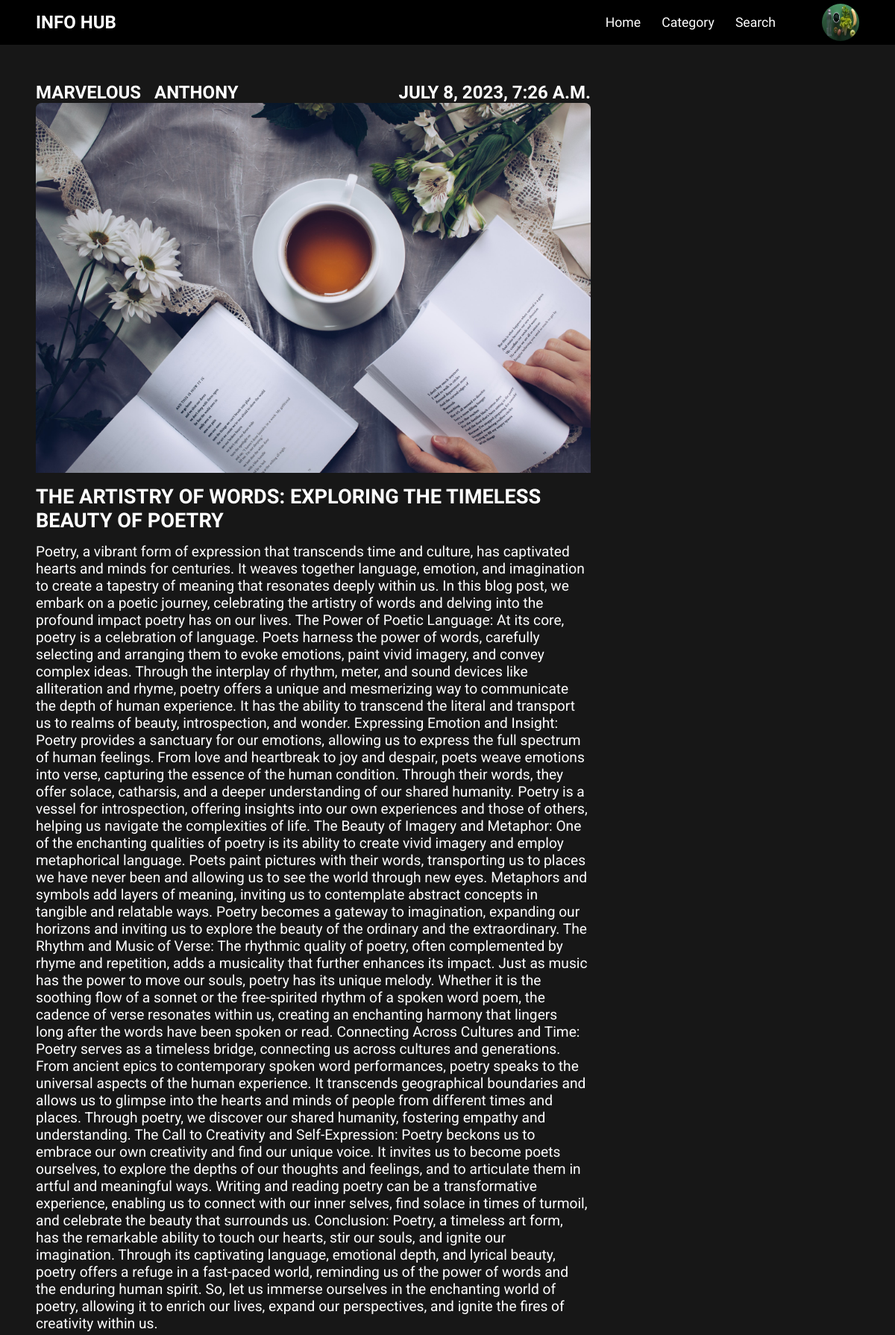
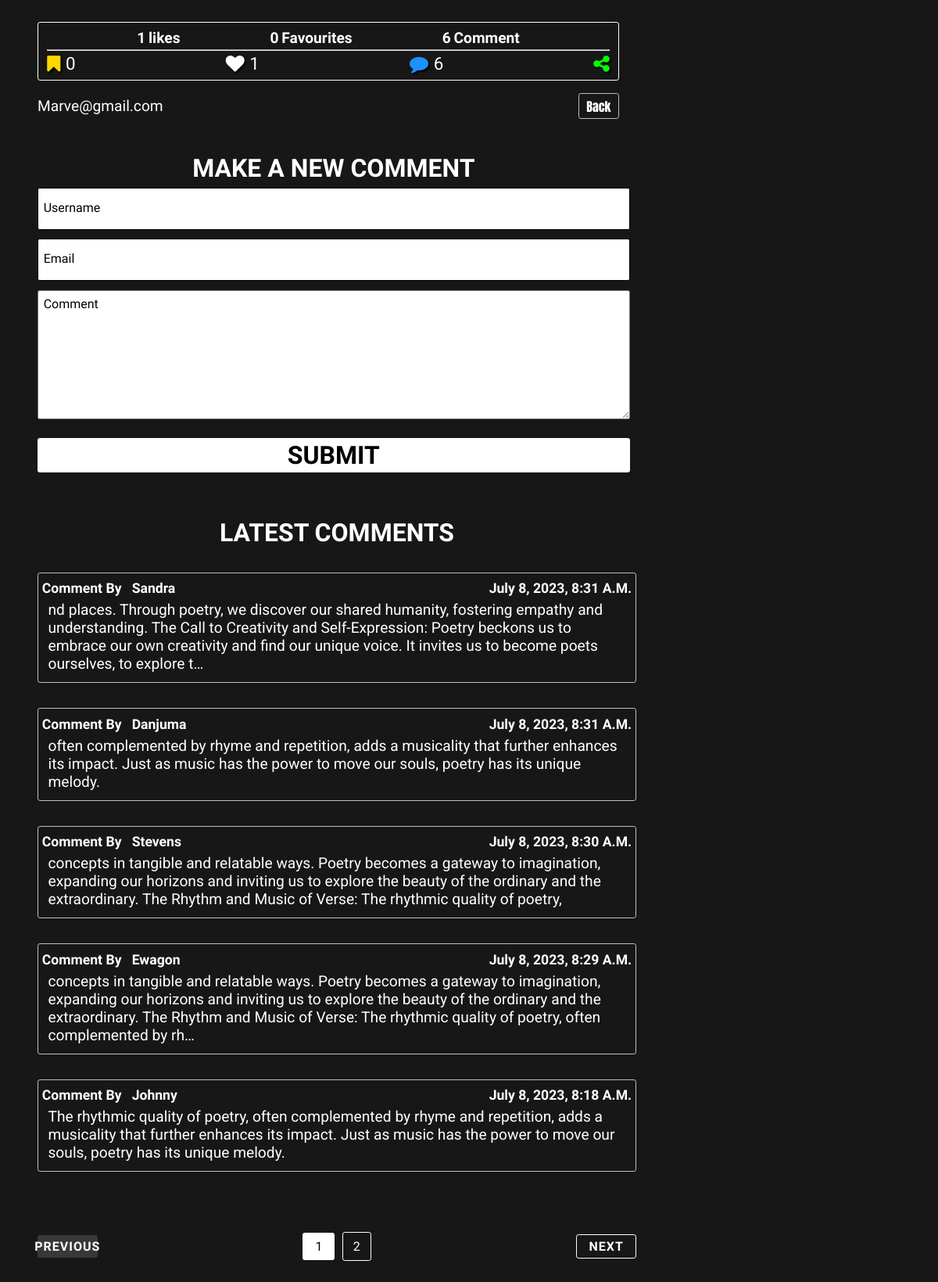
Screenshot of /The_Artistry_of_Words_Exploring_the_Timeless_Beauty_of_Poetry/ (signed in) with the database file from the repository (2 pictures, top to bottom).
### Users/models.py (models this page shows, shortened)
class Profile(models.Model):
    user = models.OneToOneField(User, on_delete=models.CASCADE)
    image = models.ImageField(default='Profile.png', upload_to='User_Profile_Picture')
    file_name = models.CharField(max_length=50, blank=True)
    age = models.CharField(max_length=3, default=18)

### blogApp/models.py (models this page shows, shortened)
class Post(models.Model):
    class NewManager(models.Manager):
        def get_queryset(self):
            return super().get_queryset() .filter(Status='published')
    options = (
        ('draft', 'Draft'),
        ('published', 'Published'),
    )
    Title = models.CharField(max_length=250)
    First_Name = models.CharField(max_length=15)
    Last_Name = models.CharField(max_length=15)
    Email = models.EmailField(max_length=30)
    slug = models.SlugField(max_length=250, unique_for_date='Publish', default='default')
    Publish = models.DateTimeField(default=timezone.now )
    Author = models.ForeignKey (User, on_delete=models.CASCADE, related_name='blog_posts')
    Content = models.TextField()
    Category = models.ForeignKey(Category, on_delete=models.PROTECT, default=1)
    Category_Tag = models.CharField(max_length=20, default='Default')
    Image = models.ImageField(upload_to=User_Directory_Path)
    Status = models.CharField(max_length=10, choices=options, default='draft')
    Objects = models.Manager() #default Manager
    Newmanager = NewManager() #custom manager
    likes_count = models.IntegerField(default='0')
    likes = models.ManyToManyField(User, related_name='like', default=None, blank=True)
    liked = models.BooleanField(default=False)
    class Meta:
        ordering = ('-Publish',)[:8]

class Comment(models.Model):
    Post = models.ForeignKey(Post, on_delete=models.CASCADE,related_name='Comment' )
    Name = models.CharField(max_length=20)
    Email = models.EmailField(max_length=25)
    Comment = models.TextField(max_length=270)
    Publish = models.DateTimeField(default=timezone.now)
    Status = models.BooleanField(default=True)
    class Meta:
        ordering = ('-Publish',)

### blogApp/views.py (the view)
# urls.py: path('<slug:S_post>/', views.Single_Post, name='Single_Post'),
@login_required
def Single_Post(request, S_post):
    S_post =  get_object_or_404(Post, slug=S_post, Status='published')
    Comment = S_post.Comment.filter(Status=True)
    comments_per_page = 5
    paginator = Paginator(Comment, comments_per_page)
    page_number = request.GET.get('page')
    page = paginator.get_page(page_number)
    user_comment = None
    O_post = Post.Newmanager.annotate(num_comments=Count('Comment')).filter(Status='published').exclude(id=S_post.id)[:5]
    if request.method == 'POST':
        comment_form = NewCommentForm(request.POST)
        if comment_form.is_valid():
            user_comment = comment_form.save(commit=False)
            user_comment.Post = S_post
            user_comment.save()
            Comment_Section = render_to_string('blogApp/Single_Post.html',  {'page': page}, request=request)
            return JsonResponse({'Comment_Section': Comment_Section})
    else:
        comment_form = NewCommentForm()
    return render(request, 'blogApp/Single_Post.html', {'S_post': S_post,'user_comment' : user_comment,
                'Comment' : Comment, 'comment_form': comment_form,'O_post' : O_post, 'page':page })

### blogApp/forms.py
class NewCommentForm(forms.ModelForm):
    Name = forms.CharField(widget=forms.TextInput(attrs={'class':'input'
                                                         , 'placeholder':'Username'}))
    Email = forms.EmailField(widget=forms.EmailInput(attrs={'class':'input',
                                                             'placeholder':'Email'}))
    Comment = forms.CharField(widget=forms.Textarea(attrs={'rows':10, 'cols':200 ,
                                                            'class':'textarea',
                                                              'placeholder':'Comment'}))
    class Meta:
        model = Comment
        fields = ['Name', 'Email', 'Comment']

### blogApp/context_processor.py (called while the page is built)
def Category_List_Options(request):
    Category_List_Options = Category.objects.exclude(name='Default')
    return {'Category_List_Options' : Category_List_Options}

### blogApp/templates/blogApp/Single_Post.html (shortened to what this page needs)
    {% extends "blogApp/Base.html" %}
        {% load static %}
        {% block templates %}
   <div class="Full_Post_Wrapper">
        <div class="Main_Post_Wrapper">
            <div class="Main_Post_Details">
                <div class="Main_Post_Details_Header">
                    <h1>{{S_post.First_Name}} &nbsp; {{S_post.Last_Name}}</h1>
                    <h1>{{S_post.Publish}}</h1>
                </div>
                <img  class="Main_Post_Details_Image" src="{{S_post.Image.url}}" alt="{{S_post.Category_Tag}}">
                <div class="Main_Post_Details_Content">
                    <h1>{{S_post.Title}}</h1>
                    <p>{{S_post.Content}}</p>
                </div>
                <div class="Main_Post_Details_Meta_Info">
                    <div class="Reaction_Info">
                        <div class="Item_Info">
                            <span id="likes_check">{{S_post.likes_count}}</span>
                            <p>likes</p>
                        </div>
                        <div class="Item_Info">
                            <span>0</span>
                            <p>Favourites</p>
                        </div>
                        <div class="Item_Info">
                            {% with Comment.count as total_comments %}
                            <span>{{total_comments}}</span>
                            {% endwith %}
                            <p>Comment</p>
                        </div>
                    </div>
                    <hr>
                    <div class="Reactions">
                        <div class="item Favourites">
                            <i  class="fa fa-bookmark"></i>
                            <p>0</p>
                        </div>
                        <div class="item Likes">
                            {% if post.liked %}
                            <i id="likes_button" data-postid="{{S_post.id}}" class="fa fa-heart liked "></i>
                            {% else %}
                            <i id="likes_button" data-postid="{{S_post.id}}" class="fa fa-heart "></i>
                            {% endif %}
                            <p id="likes_count">{{S_post.likes_count}}</p>
                        </div>
                        <div class="item Comment">
                            <i  class="fa fa-comment"></i>
                            {% with Comment.count as total_comments %}
                                <p>{{total_comments}}</p>
                            {% endwith %}
                        </div>
                        <div class="item Share">
                            <i  class="fa fa-share-alt" onclick="copyToClipboard()"></i>
                        </div>
                    </div>
                </div>
                <div class="Main_Post_Details_Footer">
                    <p>{{S_post.Email}}</p>
                    <a href="{% url 'blogApp:Home_Page' %}">Back</a>
                </div>
            </div>
        </div>
        <div class="Make_Comment">
            <h1>Make a new comment</h1>
            <form  id="Comment_Form">
                {{comment_form.Name}}
                {{comment_form.Email}}
                {{comment_form.Comment}}
                <button class="btn" type="submit">submit</button>
            </form>
        </div>
        <div class="Comment_Posted">
            <h1>Latest Comments</h1>
            {% for UserComment in page %}
                    <div class="Comment_Wrapper">
                        <div class="Comment_Posted_Info">
                            <h3> comment by  &nbsp; {{UserComment.Name}}</h3>
                            <h3>{{UserComment.Publish}}</h3>
                    </div>
                    <p>{{UserComment.Comment|truncatechars:270}}</p>
                    </div>
            {% endfor %}
        </div>
        <div class="pagination">
            <div class="Page_Left Ltn">
                {% if page.has_previous %}
                    <div  class="Page_Btn">
                    <a href="?page={{ page.previous_page_number }}">Previous</a>
                    </div>
                {% else %}
                    <div class="Page_Btn Disabled">
                        Previous
                    </div>
                {% endif %}
            </div>
            <div class="Page_Center">
                {% for num in page.paginator.page_range %}
                    {% if page.number == num %}
                        <div class="Current_Page">
                            {{ num }}
                        </div>
                    {% else %}
                        <div class="Page_Num">
                        {{ num }}
                        </div>
                    {% endif %}
                {% endfor %}
            </div>
            <div class="Page_Right Ltn">
            {% if page.has_next %}
                <div class="Page_Btn">
                <a href="?page={{ page.next_page_number }}">Next</a>
                </div>
            {% else %}
            <div class="Page_Btn Disabled">
                Next
            </div>
            {% endif %}
            </div>
        </div>
   </div>
    {% endblock %}

### blogApp/templates/blogApp/Base.html (shortened to what this page needs)
{% load static %}
<!DOCTYPE html>
<html lang="en">
<head>
    <link rel="stylesheet" href="{% static 'css/Main.css' %}">
    <link rel="stylesheet" href="https://cdnjs.cloudflare.com/ajax/libs/font-awesome/4.7.0/css/font-awesome.min.css">
</head>
<body class="RemoveNav">
        <div class="wrapper">
            <nav>
                <h2>Info Hub</h2>
                    <ul>
                        <li><a href="{% url 'blogApp:Home_Page' %}">Home</a></li>
                        <li><a href="#" class="OpenCategoryList">Category</a></li>
                        <li><a href="#">Search</a></li>
                    </ul>
                    <img src="{{user.profile.image.url}}" alt="Default-Image"  class="MoreLink" >
            </nav>
            {% block templates %}
            {% endblock %}
        </div>
</body>
</html>

### blogApp/static/css/Main.css (style rules this page uses)
:root { --FS-Paragraph-xm: .5rem; --FS-Paragraph-md: .6rem; --FS-Paragraph-md2: .7rem; --FS-Paragraph-bg: .8rem; --FS-Paragraph-bg2: .9rem; --FS-Heading-xm: .5rem; --FS-Heading-md: .6rem; --FS-Heading-bg: .7rem; --FS-Heading-md2: .8rem; --FS-Heading-bg2: .9rem; --FS-Paragraph: 1rem; --FS-Paragraph2: 1.1rem; --FS-Paragraph3: 1.2rem; --FS-Paragraph4: 1.3rem; --FS-Heading1:clamp(.4rem, 1rem, 1.5rem); --FS-Small-Heading:1.1rem; --FS-Small-Heading2:1.2rem; --FS-Small-Heading3:1.3rem; --FS-Small-Heading4:1.4rem; --FS-Heading2: 1.5rem; --FS-Heading3: 1.7rem; --FS-Heading4: 2rem; }
* { padding: 0; margin: 0; box-sizing: border-box; }
body { background-color: #0b0b0bf2; }
a { text-decoration: none; color: #fff; cursor: pointer; }
nav { display: flex; justify-content: space-between; align-items: center; background-color: #000; color: #fff; padding: .3em 3em; position: fixed; top: 0; right: 0; left: 0; z-index: 1000 }
nav h2 { width: 100%; font-size: 1.5rem; font-weight: 900; font-family: 'Oswald', sans-serif; text-transform: uppercase; }
nav ul { width: 100%; list-style: none; display: flex; justify-content: flex-end; padding: 0 3em; }
nav ul li:nth-child(3) { display: flex; align-items: center; }
nav ul li { position: relative; padding: 0 .8em; font-family: 'Oswald', sans-serif; font-size: 1.1rem; text-transform: capitalize; transition: transform 0.3s; }
nav img { width: 50px; height: 50px; border-radius: 50%; cursor: pointer; }
.Card-Footer p, h3 { font-size:var(--FS-Heading1); font-family: 'Oswald', sans-serif; text-transform: capitalize; }
::placeholder { color: #000; font-family: 'Teko', sans-serif; font-size:var(--FS-Paragraph); }
.pagination { padding: .4em 1em; margin: 1em 2em; width: 95%; display: flex; justify-content: space-between; align-items: center; }
.Ltn { width: 10%; }
.Page_Btn { width: 100%; border: 1px solid #fff; padding: .3em .6em; border-radius: .2em; display: flex; justify-content: center; letter-spacing: 1px; transition: .5s ease-in-out; cursor: pointer; }
.Page_Btn a { color: #fff; font-family: 'Oswald', sans-serif; font-size: 1rem; font-weight: 900; text-transform: uppercase; transition: .5s ease-in-out; cursor: pointer; }
.Disabled { background-color: #c0c0c031; color: #fff; border: none; cursor: not-allowed; border-radius: .2em; padding: .3em .6em; font-family: 'Oswald', sans-serif; letter-spacing: 1px; font-size: 1rem; font-weight: 900; text-align: center; text-transform: uppercase; }
.Page_Center { display: flex; align-items: center; justify-content: center; }
.Current_Page { background-color: #fff; color: #000; border-radius: .2em; padding: .5em 1em; margin: 0 .3em; font-family: 'Oswald', sans-serif; }
.Page_Num { color: #fff; border: 1px solid #fff; border-radius: .2em; padding: .5em .8em; margin: 0 .3em; font-family: 'Oswald', sans-serif; text-align: center; text-transform: uppercase; }

### rows the page displays
Post: First_Name "MARVELOUS", Last_Name "ANTHONY", Publish "JULY 8, 2023, 7:26 A.M.", Image (picture), Title "THE ARTISTRY OF WORDS: EXPLORING THE TIMELESS BEAUTY OF POETRY", Content "Poetry, a vibrant form of expression that transcends time and culture, has captivated hearts and minds for centuries. It weaves together language, emotion, and imagination to create a tapestry of meaning that resonates deeply within us. In this blog post, we embark on a poetic journey, celebrating the artistry of words and delving into the profound impact poetry has on our lives. The Power of Poetic Language: At its core, poetry is a celebration of language. Poets harness the power of words, carefully selecting and arranging them to evoke emotions, paint vivid imagery, and convey complex ideas. Through the interplay of rhythm, meter, and sound devices like alliteration and rhyme, poetry…", likes_count "1", Email "Marve@gmail.com"
Comment: Name "Sandra", Publish "July 8, 2023, 8:31 A.m.", Comment "nd places. Through poetry, we discover our shared humanity, fostering empathy and understanding. The Call to Creativity and Self-Expression: Poetry beckons us to embrace our own creativity and find our unique voice. It invites us to become poets ourselves, to explore t…"
Comment: Name "Danjuma", Publish "July 8, 2023, 8:31 A.m.", Comment "often complemented by rhyme and repetition, adds a musicality that further enhances its impact. Just as music has the power to move our souls, poetry has its unique melody."
Comment: Name "Stevens", Publish "July 8, 2023, 8:30 A.m.", Comment "concepts in tangible and relatable ways. Poetry becomes a gateway to imagination, expanding our horizons and inviting us to explore the beauty of the ordinary and the extraordinary. The Rhythm and Music of Verse: The rhythmic quality of poetry,"
Comment: Name "Ewagon", Publish "July 8, 2023, 8:29 A.m.", Comment "concepts in tangible and relatable ways. Poetry becomes a gateway to imagination, expanding our horizons and inviting us to explore the beauty of the ordinary and the extraordinary. The Rhythm and Music of Verse: The rhythmic quality of poetry, often complemented by rh…"
Comment: Name "Johnny", Publish "July 8, 2023, 8:18 A.m.", Comment "The rhythmic quality of poetry, often complemented by rhyme and repetition, adds a musicality that further enhances its impact. Just as music has the power to move our souls, poetry has its unique melody."

### other values shown
{{ total_comments }} "6"
{{ num }} "1"
{{ num }} "2"
